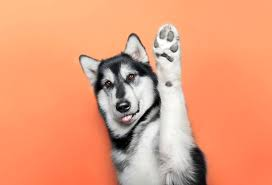
#> input picture Perro.jpg, 272 x 185 px
$ python 7E_19110293_Practica12.py
#> lines starting #> are read from the running program, lines starting #| are printed output that depends on the picture
import matplotlib.pyplot as plt
import pylab
import cv2
import numpy as np

img = plt.imread ("Perro.jpg") #Lea la imagen aquí
#> img is the input picture: shape (185, 272, 3); mean R, G, B 230.7, 155.8, 120.3

plt.imshow (img) # Muestra la imagen leída
pylab.show()

fil = np.array ([[-1, -1, -1], # Este es el filtro establecido, que es el núcleo de convolución
                [ -1, 8, -1],
                [  -1, -1, -1]])

res = cv2.filter2D (img, -5, fil) #Utilice la función de convolución de opencv
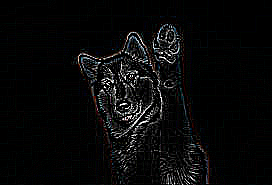
#> res: shape (185, 272, 3); mean R, G, B 9, 9.2, 9.3


plt.imshow (res) #Muestra la imagen después de la convolución
plt.imsave("res.jpg",res)
pylab.show()

filtro = np.array ([[0, 1, 0], # Este es el filtro establecido, que es el núcleo de convolución
                    [1, -4, 1],
                    [0, 1, 0]])

res2 = cv2.filter2D (img, -1, filtro)
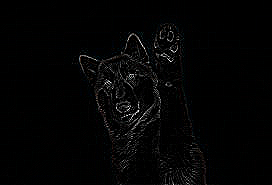
#> res2: shape (185, 272, 3); mean R, G, B 3.8, 3.9, 3.9

plt.imshow (res2) #Muestra la imagen después de la convolución
plt.imsave("res2.jpg",res2)
pylab.show()

filtro2 = np.array ([[1, 1, 1], # Este es el filtro establecido, que es el núcleo de convolución
                    [1, -7, 1],
                    [1, 1, 1]])

res3 = cv2.filter2D (img, -1, filtro2)
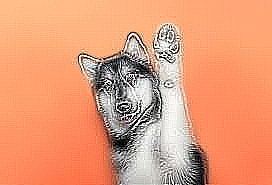
#> res3: shape (185, 272, 3); mean R, G, B 229.6, 155.3, 120

plt.imshow (res3) #Muestra la imagen después de la convolución
plt.imsave("res3.jpg",res3)
pylab.show()
